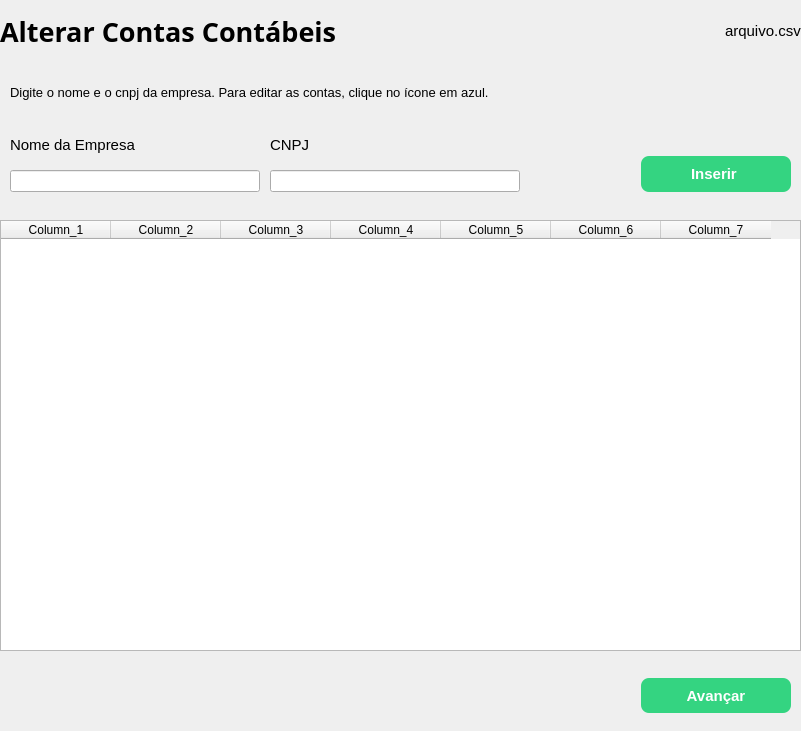
    <widget class="QWidget" name="d_apdate_accounts">
     <property name="maximumSize">
      <size>
       <width>801</width>
       <height>731</height>
      </size>
     </property>
     <widget class="QWidget" name="central_widget_update_accounts_page" native="true">
      <property name="geometry">
       <rect>
        <x>0</x>
        <y>0</y>
        <width>801</width>
        <height>741</height>
       </rect>
      </property>
      <property name="styleSheet">
       <string notr="true"/>
      </property>
      <widget class="QWidget" name="botton_frame_widget_update_accounts_page" native="true">
       <property name="geometry">
        <rect>
         <x>0</x>
         <y>660</y>
         <width>801</width>
         <height>70</height>
        </rect>
       </property>
       <property name="minimumSize">
        <size>
         <width>0</width>
         <height>70</height>
        </size>
       </property>
       <property name="maximumSize">
        <size>
         <width>16777215</width>
         <height>0</height>
        </size>
       </property>
       <property name="font">
        <font>
         <pointsize>13</pointsize>
        </font>
       </property>
       <property name="styleSheet">
        <string notr="true"/>
       </property>
       <widget class="QWidget" name="layoutWidget_17">
        <property name="geometry">
         <rect>
          <x>0</x>
          <y>0</y>
          <width>801</width>
          <height>71</height>
         </rect>
        </property>
        <layout class="QHBoxLayout" name="hLayout_bottom_frame_update_accounts_page">
         <property name="rightMargin">
          <number>10</number>
         </property>
         <item>
          <spacer name="horizontalSpacer_10">
           <property name="orientation">
            <enum>Qt::Orientation::Horizontal</enum>
           </property>
           <property name="sizeHint" stdset="0">
            <size>
             <width>598</width>
             <height>20</height>
            </size>
           </property>
          </spacer>
         </item>
         <item>
          <widget class="QPushButton" name="next_btn_update_accounts_page">
           <property name="minimumSize">
            <size>
             <width>150</width>
             <height>35</height>
            </size>
           </property>
           <property name="maximumSize">
            <size>
             <width>150</width>
             <height>35</height>
            </size>
           </property>
           <property name="styleSheet">
            <string notr="true">QPushButton{
	background-color: #34D481;
	color:white;
	border: none;
	border-radius: 8px;
	font-weight:bold;
	font-size: 15px;
}</string>
           </property>
           <property name="text">
            <string>Avançar</string>
           </property>
          </widget>
         </item>
        </layout>
       </widget>
      </widget>
      <widget class="QWidget" name="table_frame_widget_update_accounts_page" native="true">
       <property name="geometry">
        <rect>
         <x>0</x>
         <y>220</y>
         <width>801</width>
         <height>431</height>
        </rect>
       </property>
       <property name="styleSheet">
        <string notr="true"/>
       </property>
       <widget class="QTableWidget" name="tableWidget_update_accounts_page">
        <property name="geometry">
         <rect>
          <x>0</x>
          <y>0</y>
          <width>801</width>
          <height>431</height>
         </rect>
        </property>
        <attribute name="horizontalHeaderMinimumSectionSize">
         <number>32</number>
        </attribute>
        <attribute name="horizontalHeaderDefaultSectionSize">
         <number>110</number>
        </attribute>
        <column>
         <property name="text">
          <string>Column_1</string>
         </property>
        </column>
        <column>
         <property name="text">
          <string>Column_2</string>
         </property>
        </column>
        <column>
         <property name="text">
          <string>Column_3</string>
         </property>
        </column>
        <column>
         <property name="text">
          <string>Column_4</string>
         </property>
        </column>
        <column>
         <property name="text">
          <string>Column_5</string>
         </property>
        </column>
        <column>
         <property name="text">
          <string>Column_6</string>
         </property>
        </column>
        <column>
         <property name="text">
          <string>Column_7</string>
         </property>
        </column>
       </widget>
      </widget>
      <widget class="QWidget" name="buttons_widget_update_accounts_page" native="true">
       <property name="geometry">
        <rect>
         <x>0</x>
         <y>70</y>
         <width>801</width>
         <height>141</height>
        </rect>
       </property>
       <property name="styleSheet">
        <string notr="true"/>
       </property>
       <widget class="QWidget" name="layoutWidget_18">
        <property name="geometry">
         <rect>
          <x>0</x>
          <y>1</y>
          <width>801</width>
          <height>141</height>
         </rect>
        </property>
        <layout class="QVBoxLayout" name="verticalLayout_17">
         <property name="leftMargin">
          <number>10</number>
         </property>
         <item>
          <widget class="QLabel" name="label_update_accounts_page">
           <property name="font">
            <font>
             <pointsize>10</pointsize>
            </font>
           </property>
           <property name="text">
            <string>Digite o nome e o cnpj da empresa. Para editar as contas, clique no ícone em azul.</string>
           </property>
          </widget>
         </item>
         <item>
          <layout class="QHBoxLayout" name="horizontalLayout_13">
           <property name="spacing">
            <number>10</number>
           </property>
           <property name="leftMargin">
            <number>0</number>
           </property>
           <property name="topMargin">
            <number>10</number>
           </property>
           <property name="rightMargin">
            <number>10</number>
           </property>
           <property name="bottomMargin">
            <number>20</number>
           </property>
           <item>
            <layout class="QVBoxLayout" name="verticalLayout_18">
             <item>
              <widget class="QLabel" name="label_names_company">
               <property name="font">
                <font>
                 <family>Arial</family>
                 <pointsize>11</pointsize>
                </font>
               </property>
               <property name="styleSheet">
                <string notr="true">color: rgb(0, 0, 0);</string>
               </property>
               <property name="text">
                <string>Nome da Empresa</string>
               </property>
              </widget>
             </item>
             <item>
              <widget class="QLineEdit" name="lineEdit_names_company">
               <property name="minimumSize">
                <size>
                 <width>250</width>
                 <height>0</height>
                </size>
               </property>
               <property name="maximumSize">
                <size>
                 <width>250</width>
                 <height>16777215</height>
                </size>
               </property>
              </widget>
             </item>
            </layout>
           </item>
           <item>
            <layout class="QVBoxLayout" name="verticalLayout_19">
             <item>
              <widget class="QLabel" name="label_cnpj">
               <property name="font">
                <font>
                 <family>Arial</family>
                 <pointsize>11</pointsize>
                </font>
               </property>
               <property name="styleSheet">
                <string notr="true">color: rgb(0, 0, 0);</string>
               </property>
               <property name="text">
                <string>CNPJ</string>
               </property>
              </widget>
             </item>
             <item>
              <widget class="QLineEdit" name="lineEdit_cnpj">
               <property name="minimumSize">
                <size>
                 <width>250</width>
                 <height>0</height>
                </size>
               </property>
               <property name="maximumSize">
                <size>
                 <width>250</width>
                 <height>16777215</height>
                </size>
               </property>
              </widget>
             </item>
            </layout>
           </item>
           <item>
            <spacer name="horizontalSpacer_4">
             <property name="orientation">
              <enum>Qt::Orientation::Horizontal</enum>
             </property>
             <property name="sizeHint" stdset="0">
              <size>
               <width>40</width>
               <height>20</height>
              </size>
             </property>
            </spacer>
           </item>
           <item>
            <layout class="QVBoxLayout" name="verticalLayout_20">
             <item>
              <widget class="QLabel" name="label_add_name_cnpj">
               <property name="minimumSize">
                <size>
                 <width>150</width>
                 <height>17</height>
                </size>
               </property>
               <property name="maximumSize">
                <size>
                 <width>150</width>
                 <height>17</height>
                </size>
               </property>
               <property name="font">
                <font>
                 <family>Arial</family>
                 <pointsize>11</pointsize>
                </font>
               </property>
               <property name="text">
                <string/>
               </property>
               <property name="indent">
                <number>-1</number>
               </property>
              </widget>
             </item>
             <item>
              <widget class="QPushButton" name="add_name_cnpj_btn">
               <property name="minimumSize">
                <size>
                 <width>150</width>
                 <height>36</height>
                </size>
               </property>
               <property name="maximumSize">
                <size>
                 <width>16777215</width>
                 <height>36</height>
                </size>
               </property>
               <property name="styleSheet">
                <string notr="true">QPushButton{
	background-color: #34D481;
	color:white;
	border: none;
	border-radius: 8px;
	font-weight:bold;
	font-size: 15px;
}</string>
               </property>
               <property name="text">
                <string>Inserir </string>
               </property>
              </widget>
             </item>
            </layout>
           </item>
          </layout>
         </item>
        </layout>
       </widget>
      </widget>
      <widget class="QWidget" name="top_frame_widget_update_accounts_page" native="true">
       <property name="geometry">
        <rect>
         <x>0</x>
         <y>0</y>
         <width>801</width>
         <height>61</height>
        </rect>
       </property>
       <property name="minimumSize">
        <size>
         <width>0</width>
         <height>61</height>
        </size>
       </property>
       <property name="maximumSize">
        <size>
         <width>16777215</width>
         <height>61</height>
        </size>
       </property>
       <property name="font">
        <font>
         <pointsize>13</pointsize>
        </font>
       </property>
       <property name="styleSheet">
        <string notr="true"/>
       </property>
       <widget class="QWidget" name="layoutWidget_19">
        <property name="geometry">
         <rect>
          <x>0</x>
          <y>0</y>
          <width>801</width>
          <height>62</height>
         </rect>
        </property>
        <layout class="QHBoxLayout" name="horizontalLayout_14">
         <item>
          <widget class="QLabel" name="title_page_update_accounts_page">
           <property name="font">
            <font>
             <family>Arial Black</family>
             <pointsize>20</pointsize>
             <bold>true</bold>
            </font>
           </property>
           <property name="styleSheet">
            <string notr="true">color: rgb(0, 0, 0);</string>
           </property>
           <property name="text">
            <string>Alterar Contas Contábeis</string>
           </property>
           <property name="margin">
            <number>10</number>
           </property>
          </widget>
         </item>
         <item>
          <spacer name="horizontalSpacer_update_accounts_page">
           <property name="orientation">
            <enum>Qt::Orientation::Horizontal</enum>
           </property>
           <property name="sizeHint" stdset="0">
            <size>
             <width>348</width>
             <height>20</height>
            </size>
           </property>
          </spacer>
         </item>
         <item>
          <widget class="QLabel" name="file_name_label_update_accounts_page">
           <property name="font">
            <font>
             <pointsize>11</pointsize>
            </font>
           </property>
           <property name="styleSheet">
            <string notr="true">color: rgb(0, 0, 0);</string>
           </property>
           <property name="text">
            <string>arquivo.csv</string>
           </property>
           <property name="margin">
            <number>20</number>
           </property>
          </widget>
         </item>
        </layout>
       </widget>
      </widget>
     </widget>
    </widget>
